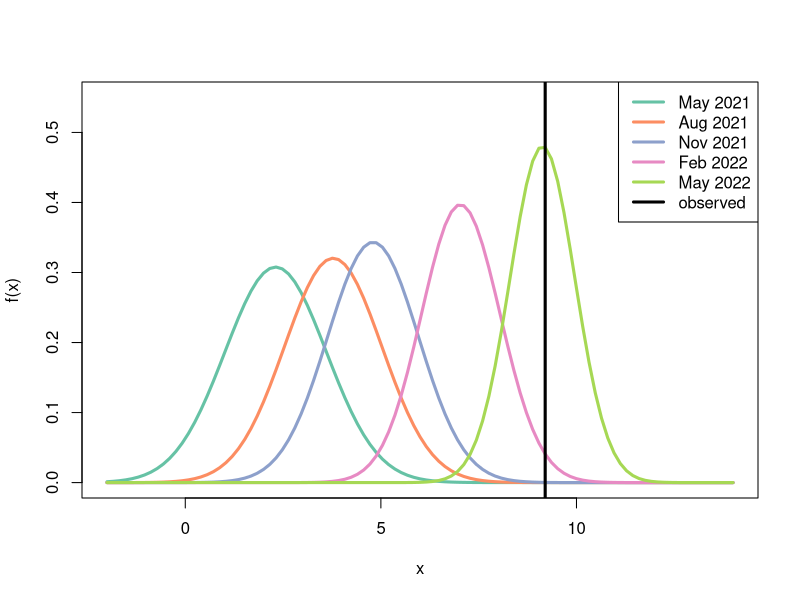
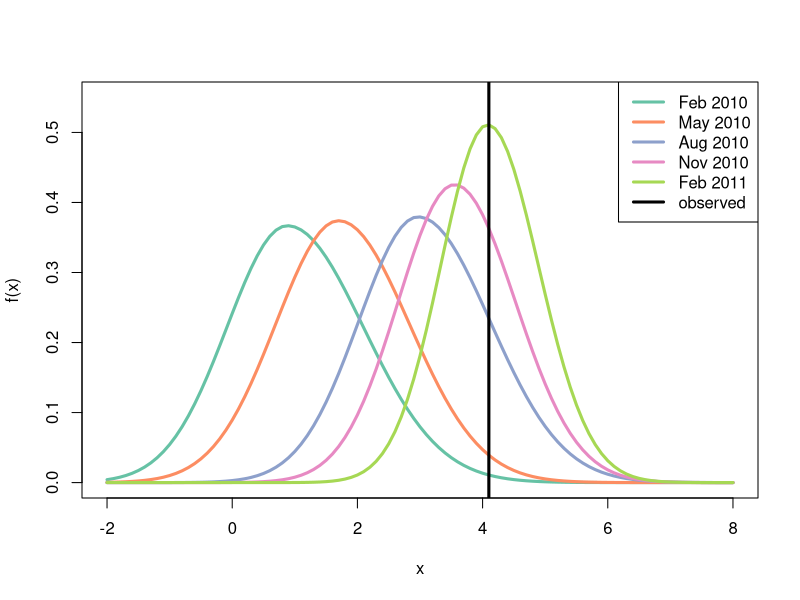

Recreate these plots in R, in order.
# Solution to Problem 3 (Set 1)

# b)
dens_splitnorm = function(mu, m, var) {
  c = (m-mu)*sqrt(pi/2)
  sd1 = -c/2 + sqrt(var - (3/4 - 2/pi)*c^2)
  sd2 = c + sd1
  return(function(x) ifelse(x<=mu,
                            2*sd1/(sd1+sd2)*dnorm(x, mu, sd1), 
                            2*sd2/(sd1+sd2)*dnorm(x, mu, sd2)))
}

# c)
library(RColorBrewer) # Provides color palettes through brewer.pal()
# display.brewer.all() # Shows all available color palettes
colors = brewer.pal(5, "Set2")
param = matrix(c(2.31, 3.78, 4.80, 7.03, 9.13,
                 2.31, 3.78, 4.80, 7.05, 9.13,
                 1.68, 1.55, 1.35, 1.01, 0.69), nrow = 3, byrow = TRUE)

# # Create PDF
# pdf(file = paste0(getwd(), "/plot_dens.pdf"),
#     height = 9,
#     width = 15,
#     pointsize = 25)

plot(NA, xlim = c(-2,14), ylim = c(0,0.55),
     xlab = "x", ylab = "f(x)", lwd = 3)
for(i in 1:5){
  plot(do.call(dens_splitnorm,as.list(param[,i])),
       xlim = c(-2,14), col = colors[i], add = TRUE,
       lwd = 3)
}
abline(v = 9.2, lwd = 3)
legend("topright",
       legend = c("May 2021", "Aug 2021", "Nov 2021",
                  "Feb 2022", "May 2022", "observed"),
       lty = 1,col = c(colors,"black"), lwd = 3)

# # End PDF
# dev.off()



## Values from 2010-2011
param = matrix(c(0.88, 1.70, 2.97, 3.55, 4.08,
                 1.08, 1.80, 3.13, 3.61, 4.13,
                 1.19, 1.14, 1.11, 0.88, 0.61), nrow = 3, byrow = TRUE)
plot(NA, xlim = c(-2, 8), ylim = c(0, 0.55), 
     xlab = "x", ylab = "f(x)", lwd = 3)
for(i in 1:5){
  plot(do.call(dens_splitnorm, as.list(param[,i])),
       xlim = c(-2, 8), col = colors[i], add = TRUE, lwd = 3)
}
abline(v = 4.1, lwd = 3)
legend("topright",
       legend = c("Feb 2010", "May 2010", "Aug 2010",
                  "Nov 2010", "Feb 2011", "observed"),
       lty = 1, col = c(colors, "black"), lwd = 3)
